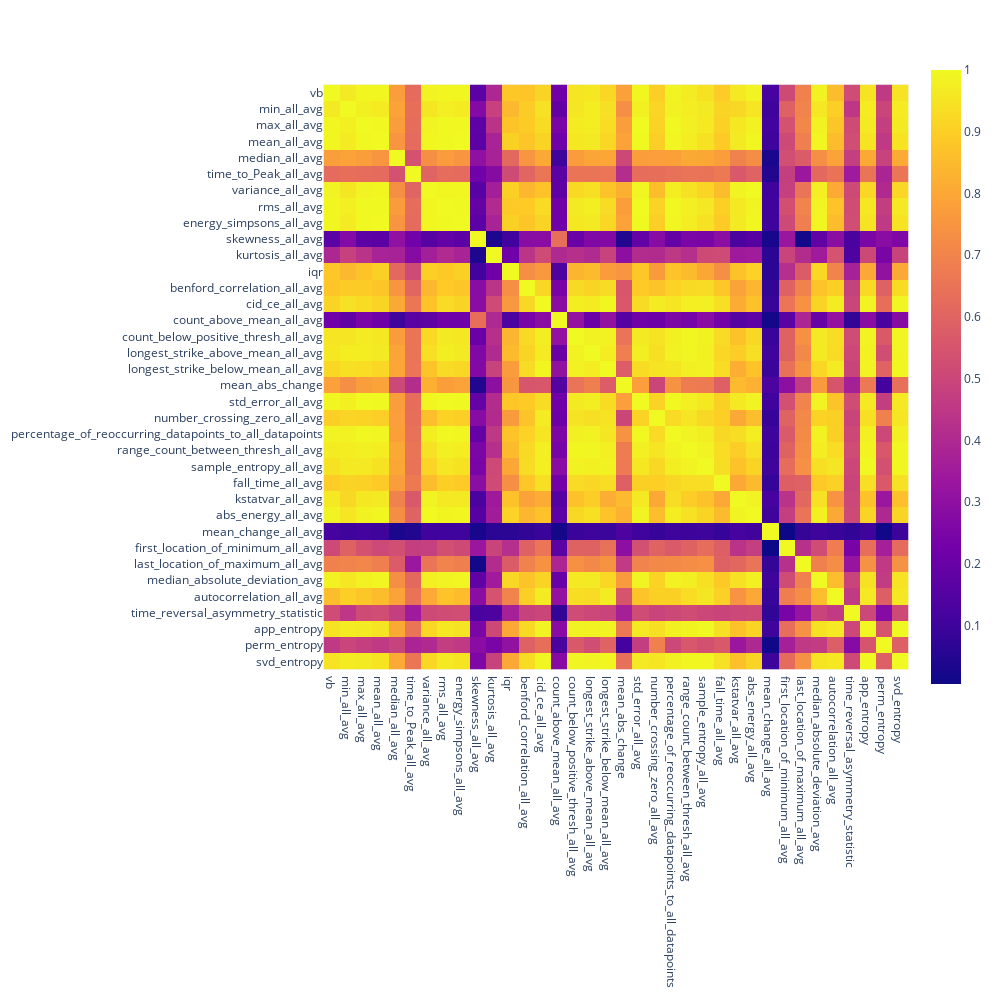

The code cell stored with this chart in its notebook:
### Code cell


### Figure 1 — Plotly figure (JSON) as saved in the notebook; plotly's stock layout.template omitted (floating-point values rounded to 4 significant figures; data arrays with more than 128 entries replaced by an {"elided": "..."} marker saying what was removed)
{"data": [{"coloraxis": "coloraxis", "hovertemplate": "x: %{x}<br>y: %{y}<br>color: %{z}<extra></extra>", "type": "heatmap", "x": ["vb", "min_all_avg", "max_all_avg", "mean_all_avg", "median_all_avg", "time_to_Peak_all_avg", "variance_all_avg", "rms_all_avg", "energy_simpsons_all_avg", "skewness_all_avg", "kurtosis_all_avg", "iqr", "benford_correlation_all_avg", "cid_ce_all_avg", "count_above_mean_all_avg", "count_below_positive_thresh_all_avg", "longest_strike_above_mean_all_avg", "longest_strike_below_mean_all_avg", "mean_abs_change", "std_error_all_avg", "number_crossing_zero_all_avg", "percentage_of_reoccurring_datapoints_to_all_datapoints", "range_count_between_thresh_all_avg", "sample_entropy_all_avg", "fall_time_all_avg", "kstatvar_all_avg", "abs_energy_all_avg", "mean_change_all_avg", "first_location_of_minimum_all_avg", "last_location_of_maximum_all_avg", "median_absolute_deviation_avg", "autocorrelation_all_avg", "time_reversal_asymmetry_statistic", "app_entropy", "perm_entropy", "svd_entropy"], "y": ["vb", "min_all_avg", "max_all_avg", "mean_all_avg", "median_all_avg", "time_to_Peak_all_avg", "variance_all_avg", "rms_all_avg", "energy_simpsons_all_avg", "skewness_all_avg", "kurtosis_all_avg", "iqr", "benford_correlation_all_avg", "cid_ce_all_avg", "count_above_mean_all_avg", "count_below_positive_thresh_all_avg", "longest_strike_above_mean_all_avg", "longest_strike_below_mean_all_avg", "mean_abs_change", "std_error_all_avg", "number_crossing_zero_all_avg", "percentage_of_reoccurring_datapoints_to_all_datapoints", "range_count_between_thresh_all_avg", "sample_entropy_all_avg", "fall_time_all_avg", "kstatvar_all_avg", "abs_energy_all_avg", "mean_change_all_avg", "first_location_of_minimum_all_avg", "last_location_of_maximum_all_avg", "median_absolute_deviation_avg", "autocorrelation_all_avg", "time_reversal_asymmetry_statistic", "app_entropy", "perm_entropy", "svd_entropy"], "z": {"elided": "36x36 float values"}}], "layout": {"coloraxis": {"colorscale": [[0, "#0d0887"], [0.1111, "#46039f"], [0.2222, "#7201a8"], [0.3333, "#9c179e"], [0.4444, "#bd3786"], [0.5556, "#d8576b"], [0.6667, "#ed7953"], [0.7778, "#fb9f3a"], [0.8889, "#fdca26"], [1, "#f0f921"]]}, "height": 1000, "margin": {"t": 60}, "width": 1000, "xaxis": {"constrain": "domain", "scaleanchor": "y"}, "yaxis": {"autorange": "reversed", "constrain": "domain"}}}
